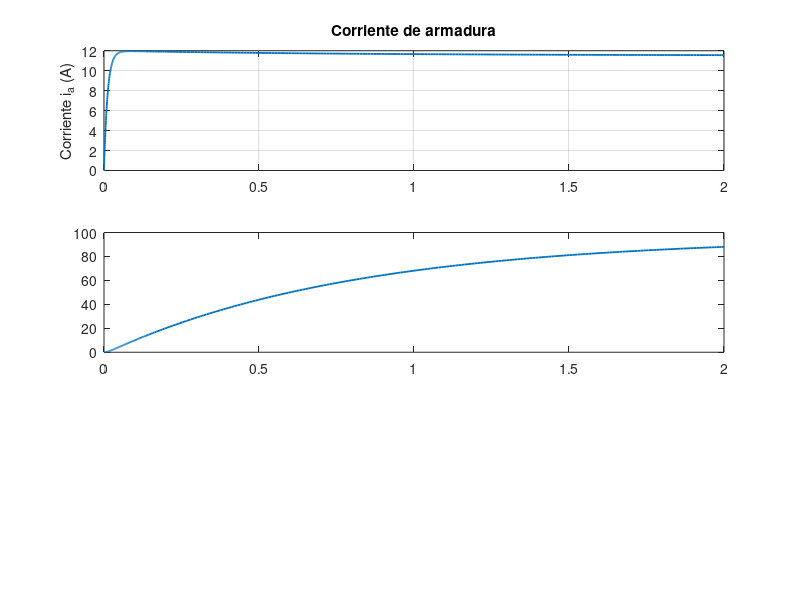

Here is the MATLAB script that generated this plot: (Note: this script raises an error after producing the figure.)
Ra = 2;
Kt = 0.01;
b  = 0.0012;
La = 0.023;
Ke = 0.01;
J  = 0.001;
va = 24;

% Condiciones iniciales
ia0 = 0;
w0 = 0;    
theta0 = 0;
x0 = [ia0; w0; theta0];

% Tiempo de simulación
tspan = [0 2];

f = @(t,x) [
    (-Ra*x(1) - Ke*x(2) + va) / La;
    (Kt*x(1) - b*x(2)) / J;
    x(2)
];

% Integrar con ode45
opts = odeset('RelTol',1e-6,'AbsTol',1e-8);
[t, x] = ode45(f, tspan, x0, opts);

ia    = x(:,1);
w     = x(:,2);
theta = x(:,3);

rpm = w * 60 / (2*pi);

% Graficas
figure('Name','Respuesta del motor DC','NumberTitle','off','Units','normalized','Position',[0.1 0.2 0.6 0.6]);

subplot(3,1,1);
plot(t, ia, 'LineWidth',1.3);
grid on;
ylabel('Corriente i_a (A)');
title('Corriente de armadura');

subplot(3,1,2);
plot(t, w, 'LineWidth',1.3);
hold on;
yyaxis right
plot(t, rpm, '--','LineWidth',1.0);
yyaxis left
grid on;
ylabel('Velocidad \omega (rad/s)');
xlabel('Tiempo (s)');
legend('\omega (rad/s)','rpm','Location','best');
title('Velocidad angular');

subplot(3,1,3);
plot(t, theta, 'LineWidth',1.3);
grid on;
ylabel('Posición \theta (rad)');
xlabel('Tiempo (s)');
title('Posición angular');

fprintf('Valores al final de la simulación (t = %.3f s):\n', t(end));
fprintf('  Corriente ia = %.6f A\n', ia(end));
fprintf('  Velocidad w = %.6f rad/s (%.2f rpm)\n', w(end), rpm(end));
fprintf('  Posición theta = %.6f rad\n', theta(end));

A = [ -Ra/La,  -Ke/La, 0;
       Kt/J,   -b/J,   0;
       0,       1,     0 ];
B = [ 1/La; 0; 0 ];
C = eye(3);
D = zeros(3,1);
